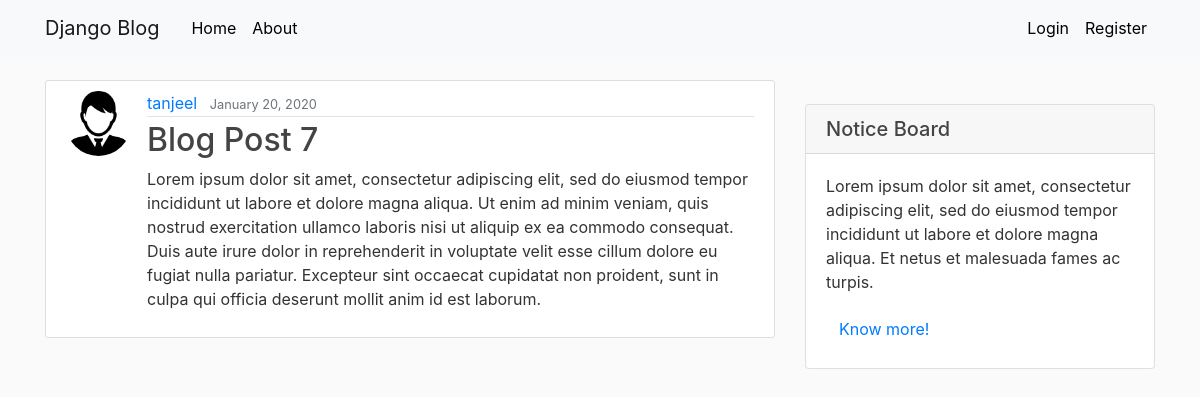
Screenshot of /post/9/ with the database file from the repository.
### blog/models.py (models this page shows, shortened)
class Post(models.Model):
    title = models.CharField(max_length=100)
    content = models.TextField()
    date_posted = models.DateTimeField(default=timezone.now)
    author = models.ForeignKey('auth.User', on_delete=models.CASCADE)

### users/models.py (models this page shows, shortened)
class Profile(models.Model):
    user = models.OneToOneField(User, on_delete=models.CASCADE)
    image = models.ImageField(default='default.jpg', upload_to='profile_pics')

### blog/views.py (the view)
# urls.py: path('post/<int:pk>/', PostDetailView.as_view(), name='post-detail'),
class PostDetailView(DetailView):
    model = Post

### blog/templates/blog/post_detail.html (shortened to what this page needs)
{% extends "blog/base.html" %}
{% block content %}
  <article class="media content-section">
    <img class="rounded-circle article-img" src="{{ object.author.profile.image.url }}">
    <div class="media-body">
      <div class="article-metadata">
        <a class="mr-2" href="{% url 'user-posts' object.author.username %}">{{ object.author }}</a>
        <small class="text-muted">{{ object.date_posted|date:"F d, Y" }}</small>
      </div>
      <h2 class="article-title">{{ object.title }}</h2>
      <p class="article-content">{{ object.content }}</p>
    </div>
  </article>
{% endblock content %}

### blog/static/blog/main.css (style rules this page uses)
body { background: #fafafa; color: #333333; margin-top: 5rem; }
h1, h2, h3, h4, h5, h6 { color: #444444; }
.content-section { background: #ffffff; padding: 10px 20px; border: 1px solid #dddddd; border-radius: 3px; margin-bottom: 20px; }
.article-title { color: #444444; }
.article-content { white-space: pre-line; }
.article-img { height: 65px; width: 65px; margin-right: 16px; }
.article-metadata { padding-bottom: 1px; margin-bottom: 4px; border-bottom: 1px solid #e3e3e3 }

### rows the page displays
Post: author.profile.image (picture), author "tanjeel", date_posted "January 20, 2020", title "Blog Post 7", content "Lorem ipsum dolor sit amet, consectetur adipiscing elit, sed do eiusmod tempor incididunt ut labore et dolore magna aliqua. Ut enim ad minim veniam, quis nostrud exercitation ullamco laboris nisi ut aliquip ex ea commodo consequat. Duis aute irure dolor in reprehenderit in voluptate velit esse cillum dolore eu fugiat nulla pariatur. Excepteur sint occaecat cupidatat non proident, sunt in culpa qui officia deserunt mollit anim id est laborum."
